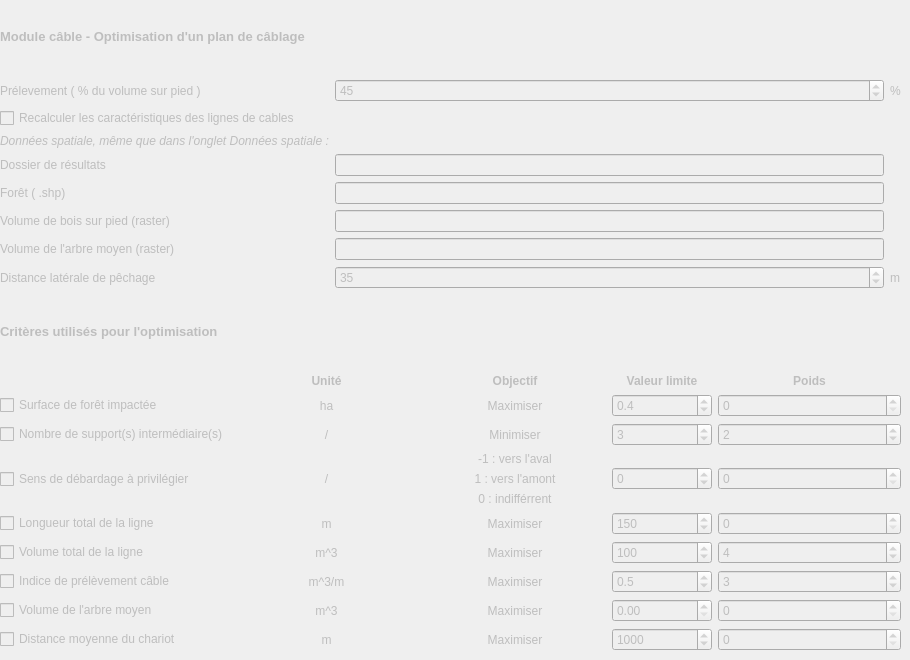
   <widget class="QWidget" name="cable_opti">
    <property name="enabled">
     <bool>false</bool>
    </property>
    <attribute name="title">
     <string>Câble - Optimisation des lignes</string>
    </attribute>
    <widget class="QWidget" name="verticalLayoutWidget_6">
     <property name="geometry">
      <rect>
       <x>0</x>
       <y>0</y>
       <width>901</width>
       <height>651</height>
      </rect>
     </property>
     <layout class="QVBoxLayout" name="verticalLayout_7">
      <item>
       <widget class="QLabel" name="label_82">
        <property name="font">
         <font>
          <pointsize>10</pointsize>
          <weight>75</weight>
          <bold>true</bold>
         </font>
        </property>
        <property name="text">
         <string>Module câble - Optimisation d'un plan de câblage</string>
        </property>
       </widget>
      </item>
      <item>
       <layout class="QGridLayout" name="gridLayout_2">
        <item row="8" column="1">
         <widget class="QLineEdit" name="lineEdit_16"/>
        </item>
        <item row="9" column="0">
         <widget class="QLabel" name="label_132">
          <property name="text">
           <string>Distance latérale de pêchage</string>
          </property>
         </widget>
        </item>
        <item row="0" column="1">
         <widget class="QSpinBox" name="spinBox_48">
          <property name="font">
           <font>
            <pointsize>9</pointsize>
           </font>
          </property>
          <property name="maximum">
           <number>9999</number>
          </property>
          <property name="value">
           <number>45</number>
          </property>
         </widget>
        </item>
        <item row="0" column="2">
         <widget class="QLabel" name="label_84">
          <property name="text">
           <string>%</string>
          </property>
         </widget>
        </item>
        <item row="7" column="1">
         <widget class="QLineEdit" name="lineEdit_15"/>
        </item>
        <item row="6" column="0">
         <widget class="QLabel" name="label_128">
          <property name="text">
           <string>Forêt ( .shp)</string>
          </property>
         </widget>
        </item>
        <item row="8" column="0">
         <widget class="QLabel" name="label_130">
          <property name="text">
           <string>Volume de l'arbre moyen (raster)</string>
          </property>
         </widget>
        </item>
        <item row="0" column="0">
         <widget class="QLabel" name="label_126">
          <property name="text">
           <string>Prélevement ( % du volume sur pied )</string>
          </property>
         </widget>
        </item>
        <item row="1" column="0">
         <widget class="QCheckBox" name="checkBox_6">
          <property name="text">
           <string>Recalculer les caractéristiques des lignes de cables </string>
          </property>
         </widget>
        </item>
        <item row="9" column="2">
         <widget class="QLabel" name="label_131">
          <property name="text">
           <string>m</string>
          </property>
         </widget>
        </item>
        <item row="7" column="0">
         <widget class="QLabel" name="label_129">
          <property name="text">
           <string>Volume de bois sur pied (raster)</string>
          </property>
         </widget>
        </item>
        <item row="3" column="0">
         <widget class="QLabel" name="label_127">
          <property name="text">
           <string>Dossier de résultats</string>
          </property>
         </widget>
        </item>
        <item row="9" column="1">
         <widget class="QSpinBox" name="spinBox_49">
          <property name="font">
           <font>
            <pointsize>9</pointsize>
           </font>
          </property>
          <property name="maximum">
           <number>999999</number>
          </property>
          <property name="value">
           <number>35</number>
          </property>
         </widget>
        </item>
        <item row="6" column="1">
         <widget class="QLineEdit" name="lineEdit_14"/>
        </item>
        <item row="3" column="1">
         <widget class="QLineEdit" name="lineEdit_17">
          <property name="enabled">
           <bool>false</bool>
          </property>
         </widget>
        </item>
        <item row="2" column="0">
         <widget class="QLabel" name="label_54">
          <property name="font">
           <font>
            <pointsize>9</pointsize>
            <italic>true</italic>
           </font>
          </property>
          <property name="text">
           <string>Données spatiale, même que dans l'onglet Données spatiale :</string>
          </property>
         </widget>
        </item>
       </layout>
      </item>
      <item>
       <widget class="QLabel" name="label_83">
        <property name="font">
         <font>
          <pointsize>10</pointsize>
          <weight>75</weight>
          <bold>true</bold>
         </font>
        </property>
        <property name="text">
         <string>Critères utilisés pour l'optimisation</string>
        </property>
       </widget>
      </item>
      <item>
       <layout class="QGridLayout" name="gridLayout_1">
        <item row="0" column="4">
         <widget class="QLabel" name="label_103">
          <property name="font">
           <font>
            <pointsize>9</pointsize>
            <weight>75</weight>
            <bold>true</bold>
           </font>
          </property>
          <property name="text">
           <string>Poids</string>
          </property>
          <property name="alignment">
           <set>Qt::AlignCenter</set>
          </property>
         </widget>
        </item>
        <item row="1" column="1">
         <widget class="QLabel" name="label_104">
          <property name="text">
           <string>ha</string>
          </property>
          <property name="alignment">
           <set>Qt::AlignCenter</set>
          </property>
         </widget>
        </item>
        <item row="5" column="2">
         <widget class="QLabel" name="label_123">
          <property name="text">
           <string>Maximiser</string>
          </property>
          <property name="alignment">
           <set>Qt::AlignCenter</set>
          </property>
         </widget>
        </item>
        <item row="3" column="0">
         <widget class="QCheckBox" name="checkBox_9">
          <property name="text">
           <string>Sens de débardage à privilégier</string>
          </property>
         </widget>
        </item>
        <item row="5" column="4">
         <widget class="QSpinBox" name="spinBox_31">
          <property name="font">
           <font>
            <pointsize>9</pointsize>
           </font>
          </property>
          <property name="maximum">
           <number>7</number>
          </property>
          <property name="value">
           <number>4</number>
          </property>
         </widget>
        </item>
        <item row="7" column="4">
         <widget class="QSpinBox" name="spinBox_33">
          <property name="font">
           <font>
            <pointsize>9</pointsize>
           </font>
          </property>
          <property name="maximum">
           <number>7</number>
          </property>
         </widget>
        </item>
        <item row="6" column="0">
         <widget class="QCheckBox" name="checkBox_12">
          <property name="text">
           <string>Indice de prélèvement câble</string>
          </property>
         </widget>
        </item>
        <item row="7" column="1">
         <widget class="QLabel" name="label_118">
          <property name="text">
           <string>m^3</string>
          </property>
          <property name="alignment">
           <set>Qt::AlignCenter</set>
          </property>
         </widget>
        </item>
        <item row="4" column="2">
         <widget class="QLabel" name="label_122">
          <property name="text">
           <string>Maximiser</string>
          </property>
          <property name="alignment">
           <set>Qt::AlignCenter</set>
          </property>
         </widget>
        </item>
        <item row="7" column="0">
         <widget class="QCheckBox" name="checkBox_13">
          <property name="text">
           <string>Volume de l'arbre moyen</string>
          </property>
         </widget>
        </item>
        <item row="5" column="0">
         <widget class="QCheckBox" name="checkBox_11">
          <property name="text">
           <string>Volume total de la ligne</string>
          </property>
         </widget>
        </item>
        <item row="2" column="1">
         <widget class="QLabel" name="label_106">
          <property name="text">
           <string>/</string>
          </property>
          <property name="alignment">
           <set>Qt::AlignCenter</set>
          </property>
         </widget>
        </item>
        <item row="3" column="2">
         <layout class="QVBoxLayout" name="verticalLayout_8">
          <item>
           <widget class="QLabel" name="label_121">
            <property name="text">
             <string>-1 : vers l'aval</string>
            </property>
            <property name="alignment">
             <set>Qt::AlignCenter</set>
            </property>
           </widget>
          </item>
          <item>
           <widget class="QLabel" name="label_133">
            <property name="text">
             <string>1 : vers l'amont</string>
            </property>
            <property name="alignment">
             <set>Qt::AlignCenter</set>
            </property>
           </widget>
          </item>
          <item>
           <widget class="QLabel" name="label_134">
            <property name="text">
             <string>0 : indifférrent</string>
            </property>
            <property name="alignment">
             <set>Qt::AlignCenter</set>
            </property>
           </widget>
          </item>
         </layout>
        </item>
        <item row="2" column="2">
         <widget class="QLabel" name="label_120">
          <property name="text">
           <string>Minimiser</string>
          </property>
          <property name="alignment">
           <set>Qt::AlignCenter</set>
          </property>
         </widget>
        </item>
        <item row="0" column="2">
         <widget class="QLabel" name="label_86">
          <property name="font">
           <font>
            <pointsize>9</pointsize>
            <weight>75</weight>
            <bold>true</bold>
           </font>
          </property>
          <property name="text">
           <string>Objectif</string>
          </property>
          <property name="alignment">
           <set>Qt::AlignCenter</set>
          </property>
         </widget>
        </item>
        <item row="6" column="4">
         <widget class="QSpinBox" name="spinBox_32">
          <property name="font">
           <font>
            <pointsize>9</pointsize>
           </font>
          </property>
          <property name="maximum">
           <number>7</number>
          </property>
          <property name="value">
           <number>3</number>
          </property>
         </widget>
        </item>
        <item row="2" column="3">
         <widget class="QSpinBox" name="spinBox_46">
          <property name="font">
           <font>
            <pointsize>9</pointsize>
           </font>
          </property>
          <property name="maximum">
           <number>99999</number>
          </property>
          <property name="value">
           <number>3</number>
          </property>
         </widget>
        </item>
        <item row="4" column="4">
         <widget class="QSpinBox" name="spinBox_21">
          <property name="font">
           <font>
            <pointsize>9</pointsize>
           </font>
          </property>
          <property name="maximum">
           <number>7</number>
          </property>
         </widget>
        </item>
        <item row="7" column="2">
         <widget class="QLabel" name="label_125">
          <property name="text">
           <string>Maximiser</string>
          </property>
          <property name="alignment">
           <set>Qt::AlignCenter</set>
          </property>
         </widget>
        </item>
        <item row="4" column="3">
         <widget class="QSpinBox" name="spinBox_44">
          <property name="font">
           <font>
            <pointsize>9</pointsize>
           </font>
          </property>
          <property name="maximum">
           <number>99999</number>
          </property>
          <property name="value">
           <number>150</number>
          </property>
         </widget>
        </item>
        <item row="2" column="0">
         <widget class="QCheckBox" name="checkBox_8">
          <property name="text">
           <string>Nombre de support(s) intermédiaire(s)</string>
          </property>
         </widget>
        </item>
        <item row="1" column="0">
         <widget class="QCheckBox" name="checkBox_7">
          <property name="text">
           <string>Surface de forêt impactée</string>
          </property>
         </widget>
        </item>
        <item row="2" column="4">
         <widget class="QSpinBox" name="spinBox_19">
          <property name="font">
           <font>
            <pointsize>9</pointsize>
           </font>
          </property>
          <property name="maximum">
           <number>7</number>
          </property>
          <property name="value">
           <number>2</number>
          </property>
         </widget>
        </item>
        <item row="6" column="1">
         <widget class="QLabel" name="label_117">
          <property name="text">
           <string>m^3/m</string>
          </property>
          <property name="alignment">
           <set>Qt::AlignCenter</set>
          </property>
         </widget>
        </item>
        <item row="1" column="4">
         <widget class="QSpinBox" name="spinBox_18">
          <property name="font">
           <font>
            <pointsize>9</pointsize>
           </font>
          </property>
          <property name="maximum">
           <number>7</number>
          </property>
         </widget>
        </item>
        <item row="4" column="0">
         <widget class="QCheckBox" name="checkBox_10">
          <property name="text">
           <string>Longueur total de la ligne</string>
          </property>
         </widget>
        </item>
        <item row="5" column="1">
         <widget class="QLabel" name="label_116">
          <property name="text">
           <string>m^3</string>
          </property>
          <property name="alignment">
           <set>Qt::AlignCenter</set>
          </property>
         </widget>
        </item>
        <item row="0" column="1">
         <widget class="QLabel" name="label_85">
          <property name="font">
           <font>
            <pointsize>9</pointsize>
            <weight>75</weight>
            <bold>true</bold>
           </font>
          </property>
          <property name="text">
           <string>Unité</string>
          </property>
          <property name="alignment">
           <set>Qt::AlignCenter</set>
          </property>
         </widget>
        </item>
        <item row="3" column="1">
         <widget class="QLabel" name="label_114">
          <property name="text">
           <string>/</string>
          </property>
          <property name="alignment">
           <set>Qt::AlignCenter</set>
          </property>
         </widget>
        </item>
        <item row="1" column="2">
         <widget class="QLabel" name="label_119">
          <property name="text">
           <string>Maximiser</string>
          </property>
          <property name="alignment">
           <set>Qt::AlignCenter</set>
          </property>
         </widget>
        </item>
        <item row="3" column="3">
         <widget class="QSpinBox" name="spinBox_45">
          <property name="font">
           <font>
            <pointsize>9</pointsize>
           </font>
          </property>
          <property name="minimum">
           <number>-1</number>
          </property>
          <property name="maximum">
           <number>1</number>
          </property>
         </widget>
        </item>
        <item row="4" column="1">
         <widget class="QLabel" name="label_115">
          <property name="text">
           <string>m</string>
          </property>
          <property name="alignment">
           <set>Qt::AlignCenter</set>
          </property>
         </widget>
        </item>
        <item row="3" column="4">
         <widget class="QSpinBox" name="spinBox_20">
          <property name="font">
           <font>
            <pointsize>9</pointsize>
           </font>
          </property>
          <property name="maximum">
           <number>7</number>
          </property>
         </widget>
        </item>
        <item row="5" column="3">
         <widget class="QSpinBox" name="spinBox_43">
          <property name="font">
           <font>
            <pointsize>9</pointsize>
           </font>
          </property>
          <property name="maximum">
           <number>99999</number>
          </property>
          <property name="value">
           <number>100</number>
          </property>
         </widget>
        </item>
        <item row="0" column="3">
         <widget class="QLabel" name="label_102">
          <property name="font">
           <font>
            <pointsize>9</pointsize>
            <weight>75</weight>
            <bold>true</bold>
           </font>
          </property>
          <property name="text">
           <string>Valeur limite</string>
          </property>
          <property name="alignment">
           <set>Qt::AlignCenter</set>
          </property>
         </widget>
        </item>
        <item row="6" column="2">
         <widget class="QLabel" name="label_124">
          <property name="text">
           <string>Maximiser</string>
          </property>
          <property name="alignment">
           <set>Qt::AlignCenter</set>
          </property>
         </widget>
        </item>
        <item row="8" column="1">
         <widget class="QLabel" name="label_135">
          <property name="text">
           <string>m</string>
          </property>
          <property name="alignment">
           <set>Qt::AlignCenter</set>
          </property>
         </widget>
        </item>
        <item row="8" column="0">
         <widget class="QCheckBox" name="checkBox_14">
          <property name="text">
           <string>Distance moyenne du chariot</string>
          </property>
         </widget>
        </item>
        <item row="8" column="2">
         <widget class="QLabel" name="label_136">
          <property name="text">
           <string>Maximiser</string>
          </property>
          <property name="alignment">
           <set>Qt::AlignCenter</set>
          </property>
         </widget>
        </item>
        <item row="8" column="3">
         <widget class="QSpinBox" name="spinBox_50">
          <property name="font">
           <font>
            <pointsize>9</pointsize>
           </font>
          </property>
          <property name="maximum">
           <number>999999</number>
          </property>
          <property name="value">
           <number>1000</number>
          </property>
         </widget>
        </item>
        <item row="8" column="4">
         <widget class="QSpinBox" name="spinBox_51">
          <property name="font">
           <font>
            <pointsize>9</pointsize>
           </font>
          </property>
          <property name="maximum">
           <number>7</number>
          </property>
         </widget>
        </item>
        <item row="1" column="3">
         <widget class="QDoubleSpinBox" name="doubleSpinBox_11">
          <property name="minimumSize">
           <size>
            <width>100</width>
            <height>0</height>
           </size>
          </property>
          <property name="maximumSize">
           <size>
            <width>100</width>
            <height>16777215</height>
           </size>
          </property>
          <property name="font">
           <font>
            <pointsize>9</pointsize>
           </font>
          </property>
          <property name="decimals">
           <number>1</number>
          </property>
          <property name="maximum">
           <double>999999999.000000000000000</double>
          </property>
          <property name="singleStep">
           <double>0.100000000000000</double>
          </property>
          <property name="value">
           <double>0.400000000000000</double>
          </property>
         </widget>
        </item>
        <item row="6" column="3">
         <widget class="QDoubleSpinBox" name="doubleSpinBox_12">
          <property name="minimumSize">
           <size>
            <width>100</width>
            <height>0</height>
           </size>
          </property>
          <property name="maximumSize">
           <size>
            <width>100</width>
            <height>16777215</height>
           </size>
          </property>
          <property name="font">
           <font>
            <pointsize>9</pointsize>
           </font>
          </property>
          <property name="decimals">
           <number>1</number>
          </property>
          <property name="maximum">
           <double>999999999.000000000000000</double>
          </property>
          <property name="singleStep">
           <double>0.100000000000000</double>
          </property>
          <property name="value">
           <double>0.500000000000000</double>
          </property>
         </widget>
        </item>
        <item row="7" column="3">
         <widget class="QDoubleSpinBox" name="doubleSpinBox_13">
          <property name="minimumSize">
           <size>
            <width>100</width>
            <height>0</height>
           </size>
          </property>
          <property name="maximumSize">
           <size>
            <width>100</width>
            <height>16777215</height>
           </size>
          </property>
          <property name="font">
           <font>
            <pointsize>9</pointsize>
           </font>
          </property>
          <property name="maximum">
           <double>999999999.000000000000000</double>
          </property>
          <property name="singleStep">
           <double>0.010000000000000</double>
          </property>
          <property name="value">
           <double>0.000000000000000</double>
          </property>
         </widget>
        </item>
       </layout>
      </item>
     </layout>
    </widget>
   </widget>
